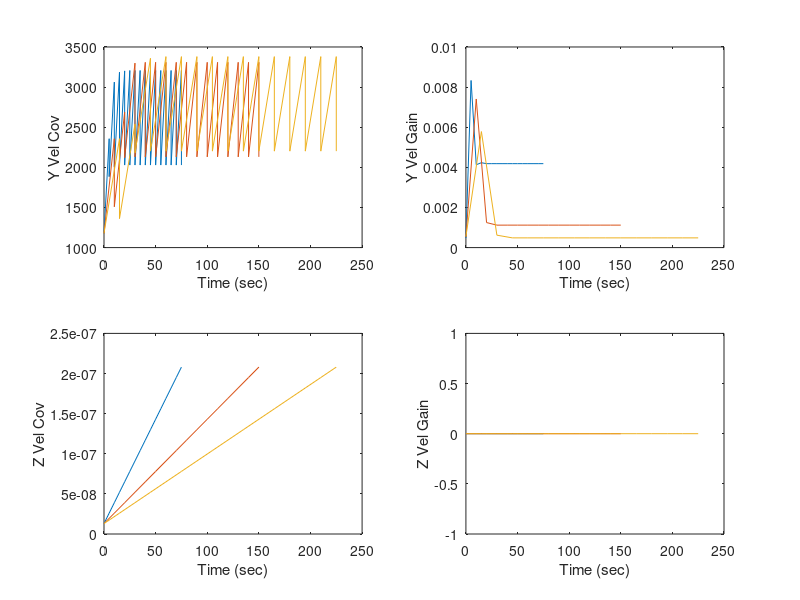

The MATLAB source for this figure:
% Covariance analysis of C-MIGITS II/III Kalman Filter
%
% Author:  M. Carroll
% Revision History
% Date      Author      Change
% ----      ------      ------
% 03/13/02  MLC         Initial Release
%
% Purpose
%
clf;
disp('Covariance analysis of C-MIGITS II Kalman Filter,');
disp(' ');
disp('Plots histories of 28 mean squared state');
disp('uncertainties and 28 magnitudes of Kalman gains');
disp('for intersample intervals of 5, 10 and 15 seconds.');
disp(' ');
disp('28 state variables:');
disp('  1. x position error');
disp('  2. y position error');
disp('  3. z position error');
disp('  4. x velocity error');
disp('  5. y velocity error');
disp('  6. z velocity error');
disp('  7. x tilt');
disp('  8. y tilt');
disp('  9. azimuth error');
disp(' 10. reference heading error');
disp(' 11. GPS freq rate error');
disp(' 12. GPS freq error');
disp(' 13. GPS range bias error');
disp(' 14. x position changes');
disp(' 15. y position changes');
disp(' 16. z position changes');
disp(' 17. x gyro scale factor');
disp(' 18. y gyro scale factor');
disp(' 19. z gyro scale factor');
disp(' 20. x accel scale factor');
disp(' 21. y accel scale factor');
disp(' 22. z accel scale factor');
disp(' 23. x gyro bias');
disp(' 24. y gyro bias');
disp(' 25. z gyro bias');
disp(' 26. x accel bias');
disp(' 27. y accel bias');
disp(' 28. z accel bias');
%  Contstants used in this model
sigma1sq = (103/3)^2;
sigma2sq = 1.3E-8;
sigmarsq = (1000)^2;
sigmatsq = (.017)^2;
%big_omega_x = 
rho      = 0.5; % relative rate
g        = 9.80665; % m/sec/sec
earth_radius = 6.378E6;
omega_x = .01 % rad/sec
omega_y = .01 % rad/sec

%
% State Transition matrix (the part not depending on T)
%
Phi      = eye(28);
Q        = eye(28);
Q(1,1)   = sigma2sq;
Q(3,3)   = sigma1sq;
Q(6,6)   = sigma2sq;
Q(1,4)   = .005;  % assume some coupling between x pos and x vel
Q(4,1)   = .005;  % assume some coupling between x pos and x vel
R        = zeros(1,1);
R(1,1)   = sigmarsq;
H        = zeros(1,28);
H(1,1)   = 1;
H(1,2)   = 1;
H(1,3)   = 1;
H(1,4)   = 1;
%
% arrays for saving data to be plotted
%
t        = zeros(3,32); % time (for 3 plots)
pos_x_cov     = zeros(3,32); % x pos covariance
pos_y_cov    = zeros(3,32); % y position covariance
pos_z_cov     = zeros(3,32); % Bearing covariance
vel_x_cov    = zeros(3,32); % x vel covariance
vel_y_cov   = zeros(3,32); % y position Noise covariance
vel_z_cov   = zeros(3,32); % x vel Noise covariance
pos_x_kal_gain      = zeros(3,32); % x position Kalman gain
pos_y_kal_gain     = zeros(3,32); % y position Kalman gain
pos_z_kal_gain      = zeros(3,32); % z position Kalman gain
vel_x_kal_gain     = zeros(3,32); % x velocity Kalman gain
vel_y_kal_gain    = zeros(3,32); % y velocity Kalman gain
vel_z_kal_gain    = zeros(3,32); % z velocity Kalman gain
N=0;
   for T = 5:5:15,
   N=N+1;
   disp(['Simulating C-MIGITS III at ',num2str(T),' second intervals.']);
   Phi(1,2) = T;
   Phi(2,3) = -g*T;
   Phi(3,2) = T/earth_radius;
   
   P        = zeros(28);
   P(1,1)   = sigmarsq;
   P(1,2)   = sigmarsq/T;
   P(2,1)   = P(1,2);
   P(2,2)   = 2*sigmarsq/T^2 + sigma1sq;
   P(3,3)   = sigma1sq;
   P(4,4)   = sigmatsq;
   P(4,5)   = sigmatsq/T;
   P(5,4)   = P(4,5);
   P(5,5)   = 2*sigmatsq/T^2 + sigma2sq;
   P(6,6)   = sigma2sq;
      for cycle=0:15,
%
% Save a priori values
%
      prior      = 2*cycle+1;
      t(N,prior) = T*cycle;
      K          = P*H'/(H*P*H'+R); % compute the Kalman gain
      pos_x_cov(N,prior)   = P(1,1); % x position covariance
      pos_y_cov(N,prior)  = P(2,2); % y position covariance
      pos_z_cov(N,prior)   = P(4,4); % z position covariance
      vel_x_cov(N,prior)  = P(5,5); % x velocity covariance
      vel_y_cov(N,prior) = P(3,3); % y velocity covariance
      vel_z_cov(N,prior) = P(6,6); % z velocity covariance
      pos_x_kal_gain(N,prior)    = sqrt(K(1,1)^2); 
      pos_y_kal_gain(N,prior)   = sqrt(K(2,1)^2); 
      pos_z_kal_gain(N,prior)    = sqrt(K(4,1)^2); 
      vel_x_kal_gain(N,prior)   = sqrt(K(5,1)^2); 
      vel_y_kal_gain(N,prior)  = sqrt(K(3,1)^2); 
      vel_z_kal_gain(N,prior)  = sqrt(K(6,1)^2); 
%
% Save a posteriori values
%
      P         = P - K*H*P;
      P         = .5*(P+P');
      post      = prior + 1;
      t(N,post) = T*cycle;
      pos_x_cov(N,post)   = P(1,1); % x pos covariance
      pos_y_cov(N,post)  = P(2,2); % y position covariance
      pos_z_cov(N,post)   = P(4,4); % Bearing covariance
      vel_x_cov(N,post)  = P(5,5); % x vel covariance
      vel_y_cov(N,post) = P(3,3); % y position Noise covariance
      vel_z_cov(N,post) = P(6,6); % x vel Noise covariance
      pos_x_kal_gain(N,post)  = sqrt(K(1,1)^2); % x pos Kalman gain
      pos_y_kal_gain(N,post)  = sqrt(K(2,1)^2); % y position Kalman gain
      pos_z_kal_gain(N,post)  = sqrt(K(4,1)^2); % Bearing Kalman gain
      vel_x_kal_gain(N,post)  = sqrt(K(5,1)^2); % x vel Kalman gain
      vel_y_kal_gain(N,post)  = sqrt(K(3,1)^2); % y position Noise Kalman gain
      vel_z_kal_gain(N,post)  = sqrt(K(6,1)^2); % x vel Noise Kalman gain

      P              = Phi*P*Phi' + Q;  % Extrapolate the covariance and add the process noise
      end;
   end;
disp('X, Y Position Covariances and Kalman Gains')
subplot(2,2,1),plot(t(1,:),pos_x_cov(1,:),t(2,:),pos_x_cov(2,:),t(3,:),pos_x_cov(3,:));xlabel('Time (sec)');ylabel('X Pos Cov');
subplot(2,2,2),plot(t(1,:),pos_x_kal_gain(1,:),t(2,:),pos_x_kal_gain(2,:),t(3,:),pos_x_kal_gain(3,:));xlabel('Time (sec)');ylabel('X Pos Gain');
subplot(2,2,3),plot(t(1,:),pos_y_cov(1,:),t(2,:),pos_y_cov(2,:),t(3,:),pos_y_cov(3,:));xlabel('Time (sec)');ylabel('Y Pos Cov');
subplot(2,2,4),plot(t(1,:),pos_y_kal_gain(1,:),t(2,:),pos_y_kal_gain(2,:),t(3,:),pos_y_kal_gain(3,:));xlabel('Time (sec)');ylabel('Y Pos Gain');

disp('Press <ENTER> for plots 13-16.');
pause
disp('Vel y,z Covariances and Pos x,y Gains:  ')
subplot(2,2,1),plot(t(1,:),pos_z_cov(1,:),t(2,:),pos_z_cov(2,:),t(3,:),pos_z_cov(3,:));xlabel('Time (sec)');ylabel('Z Pos Cov');
subplot(2,2,2),plot(t(1,:),pos_z_kal_gain(1,:),t(2,:),pos_z_kal_gain(2,:),t(3,:),pos_z_kal_gain(3,:));xlabel('Time (sec)');ylabel('Z Pos Gain');
subplot(2,2,3),plot(t(1,:),vel_x_cov(1,:),t(2,:),vel_x_cov(2,:),t(3,:),vel_x_cov(3,:));xlabel('Time (sec)');ylabel('X Vel Cov');
subplot(2,2,4),plot(t(1,:),vel_x_kal_gain(1,:),t(2,:),vel_x_kal_gain(2,:),t(3,:),vel_x_kal_gain(3,:));xlabel('Time (sec)');ylabel('X Vel Gain');

disp('Press <ENTER> for plots 17-20.');
pause
disp('Pos z, Vel x,y,z Kalman Gains')
subplot(2,2,1),plot(t(1,:),vel_y_cov(1,:),t(2,:),vel_y_cov(2,:),t(3,:),vel_y_cov(3,:));xlabel('Time (sec)');ylabel('Y Vel Cov');
subplot(2,2,2),plot(t(1,:),vel_y_kal_gain(1,:),t(2,:),vel_y_kal_gain(2,:),t(3,:),vel_y_kal_gain(3,:));xlabel('Time (sec)');ylabel('Y Vel Gain');
subplot(2,2,3),plot(t(1,:),vel_z_cov(1,:),t(2,:),vel_z_cov(2,:),t(3,:),vel_z_cov(3,:));xlabel('Time (sec)');ylabel('Z Vel Cov');
subplot(2,2,4),plot(t(1,:),vel_z_kal_gain(1,:),t(2,:),vel_z_kal_gain(2,:),t(3,:),vel_z_kal_gain(3,:));xlabel('Time (sec)');ylabel('Z Vel Gain');
disp('DONE');
